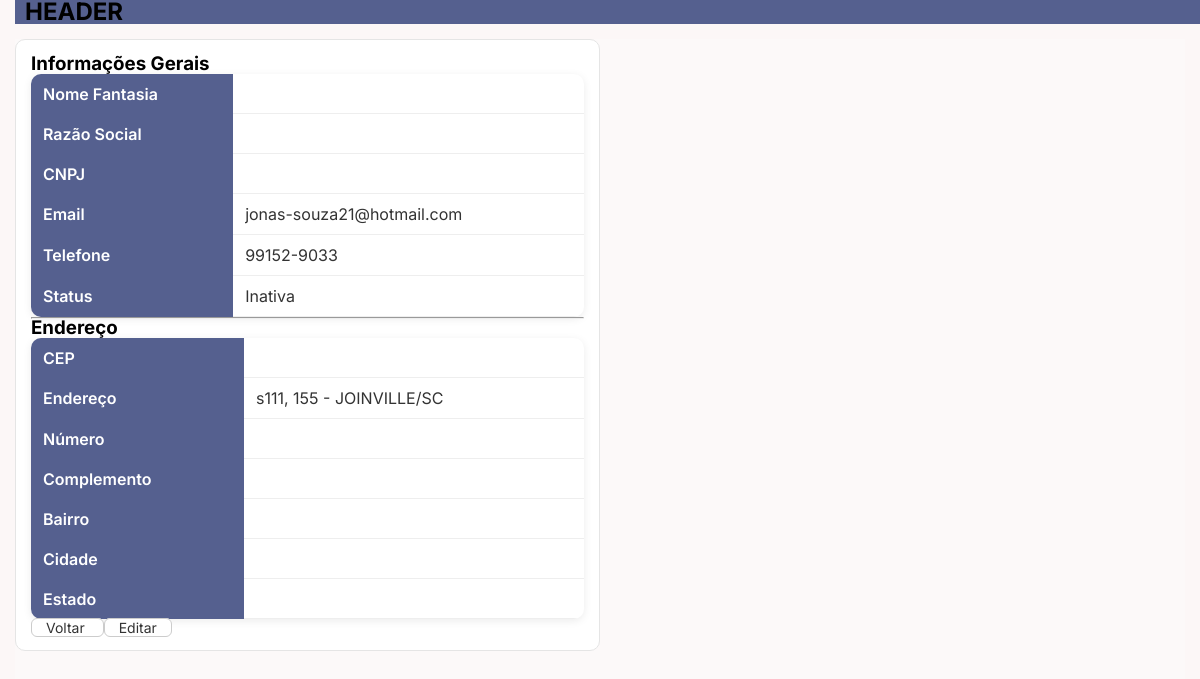
The page /lojas/1/ on the database its author committed.
### Lojas/models.py (models this page shows, shortened)
class Loja(models.Model):
    nome = models.CharField(
        max_length=150,
        verbose_name="Nome"
    )
    slug = models.SlugField(
        unique=True,
        verbose_name="Slug"
    )
    logo = models.ImageField(
        upload_to="lojas/logos/",
        blank=True,
        null=True,
        verbose_name="Logo"
    )
    telefone = models.CharField(
        max_length=20,
        blank=True
    )
    whatsapp = models.CharField(
        max_length=20,
        blank=True
    )
    email = models.EmailField(
        blank=True
    )
    endereco = models.OneToOneField(
        Endereco,
        on_delete=models.CASCADE,
        related_name="loja",null=True
    )
    ativa = models.BooleanField(
        default=True
    )
    criado_em = models.DateTimeField(
        auto_now_add=True
    )
    atualizado_em = models.DateTimeField(
        auto_now=True
    )
    class Meta:
        ordering = ["nome"]
        verbose_name = "Loja"
        verbose_name_plural = "Lojas"

class Endereco(models.Model):
    cep = models.CharField(max_length=9)
    logradouro = models.CharField(max_length=150)
    numero = models.CharField(max_length=20)
    complemento = models.CharField(
        max_length=100,
        blank=True
    )
    bairro = models.CharField(max_length=100)
    cidade = models.CharField(max_length=100)
    estado = models.CharField(max_length=2)
    class Meta:
        verbose_name = "Endereço"
        verbose_name_plural = "Endereços"
    def __str__(self):
        return f"{self.logradouro}, {self.numero} - {self.cidade}/{self.estado}"

### Lojas/views/Lojas/index.py (the view)
# urls.py: path("<int:pk>/", views.detalhe_loja, name="detalhes"),
def detalhe_loja(request, pk):
    loja = get_object_or_404(Loja, pk=pk)
    context = {
        "loja": loja,
    }
    return render(request, "lojas/detail_shop.html", context)

### Lojas/templates/Lojas/detail_shop.html (shortened to what this page needs)
{% extends "templates/base.html" %}
{% load static %}
{% block content %}
<div class="card">
    <div class="card-body">
        <h3>Informações Gerais</h3>
        <table class="table">
            <tr>
                <th>Nome Fantasia</th>
                <td>{{ loja.nome_fantasia }}</td>
            </tr>
            <tr>
                <th>Razão Social</th>
                <td>{{ loja.razao_social }}</td>
            </tr>
            <tr>
                <th>CNPJ</th>
                <td>{{ loja.cnpj }}</td>
            </tr>
            <tr>
                <th>Email</th>
                <td>{{ loja.email }}</td>
            </tr>
            <tr>
                <th>Telefone</th>
                <td>{{ loja.telefone }}</td>
            </tr>
            <tr>
                <th>Status</th>
                <td>
                    {% if loja.ativo %}
                        <span class="badge badge-success">Ativa</span>
                    {% else %}
                        <span class="badge badge-danger">Inativa</span>
                    {% endif %}
                </td>
            </tr>
        </table>
        <hr>
        <h3>Endereço</h3>
        <table class="table">
            <tr>
                <th>CEP</th>
                <td>{{ loja.cep }}</td>
            </tr>
            <tr>
                <th>Endereço</th>
                <td>{{ loja.endereco }}</td>
            </tr>
            <tr>
                <th>Número</th>
                <td>{{ loja.numero }}</td>
            </tr>
            <tr>
                <th>Complemento</th>
                <td>{{ loja.complemento }}</td>
            </tr>
            <tr>
                <th>Bairro</th>
                <td>{{ loja.bairro }}</td>
            </tr>
            <tr>
                <th>Cidade</th>
                <td>{{ loja.cidade }}</td>
            </tr>
            <tr>
                <th>Estado</th>
                <td>{{ loja.estado }}</td>
            </tr>
        </table>
    </div>
    <div class="card-footer">
        <a href="{% url 'lojas:lista' %}" class="btn btn-secondary">
            Voltar
        </a>
        <a href="{% url 'lojas:editar' loja.id %}" class="btn btn-primary">
            Editar
        </a>
    </div>
</div>
{% endblock %}

### global/static/css/style.css (style rules this page uses)
* { margin: 0; padding: 0; box-sizing: border-box; }
body { line-height: 1; font-family: 'Inter', sans-serif; background: hsl(0, 12%, 92%); color: #000; }
a { color: #55608f; text-decoration: none; }
button, .btn { height: 40px; padding: 0 14px; font-size: 14px; border-radius: 6px; border: 1px solid #ccc; background: #fff; color: #333; cursor: pointer; transition: 0.2s; }
table { width: 100%; border-collapse: collapse; border-radius: 10px; overflow: hidden; background: #fff; box-shadow: 0 2px 8px rgba(0,0,0,0.08); }
th { padding: 12px; background: #55608f; color: #fff; text-align: left; font-weight: 600; }
td { padding: 12px; border-bottom: 1px solid #eee; color: #333; }
.card { background: #fff; border-radius: 10px; padding: 15px; border: 1px solid #e5e5e5; margin-bottom: 15px; }

### rows shown on the page
Loja: email "jonas-souza21@hotmail.com", telefone "99152-9033", endereco "s111, 155 - JOINVILLE/SC"
